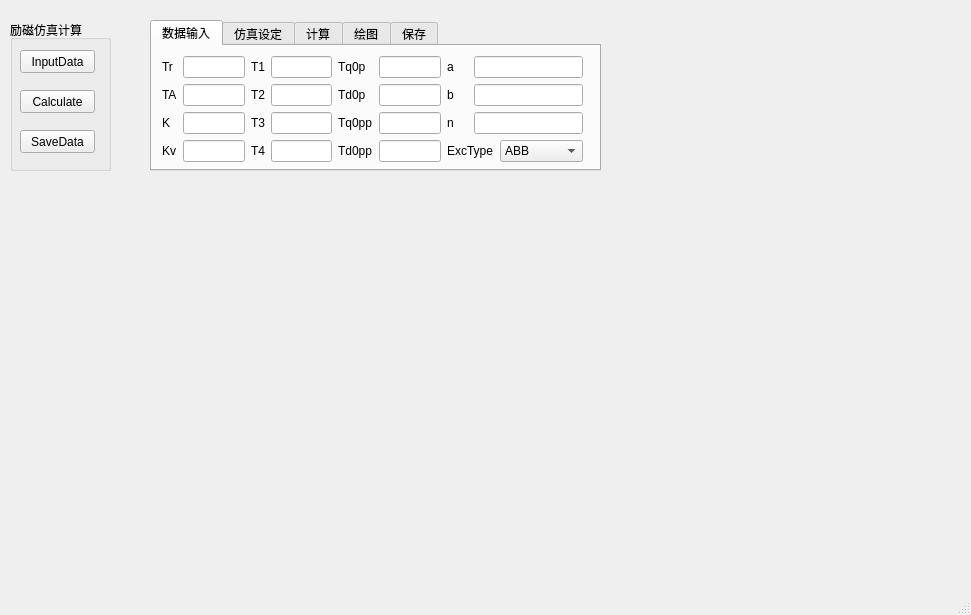
<?xml version="1.0" encoding="UTF-8"?>
<ui version="4.0">
 <class>MainWindow</class>
 <widget class="QMainWindow" name="MainWindow">
  <property name="geometry">
   <rect>
    <x>0</x>
    <y>0</y>
    <width>971</width>
    <height>615</height>
   </rect>
  </property>
  <property name="windowTitle">
   <string>MainWindow</string>
  </property>
  <widget class="QWidget" name="centralwidget">
   <widget class="QGroupBox" name="groupBox">
    <property name="geometry">
     <rect>
      <x>10</x>
      <y>20</y>
      <width>101</width>
      <height>151</height>
     </rect>
    </property>
    <property name="title">
     <string>励磁仿真计算</string>
    </property>
    <widget class="QPushButton" name="pushButton_3">
     <property name="geometry">
      <rect>
       <x>10</x>
       <y>110</y>
       <width>75</width>
       <height>23</height>
      </rect>
     </property>
     <property name="text">
      <string>SaveData</string>
     </property>
    </widget>
    <widget class="QPushButton" name="pushButton_2">
     <property name="geometry">
      <rect>
       <x>10</x>
       <y>70</y>
       <width>75</width>
       <height>23</height>
      </rect>
     </property>
     <property name="text">
      <string>Calculate</string>
     </property>
    </widget>
    <widget class="QPushButton" name="pushButton">
     <property name="geometry">
      <rect>
       <x>10</x>
       <y>30</y>
       <width>75</width>
       <height>23</height>
      </rect>
     </property>
     <property name="text">
      <string>InputData</string>
     </property>
    </widget>
   </widget>
   <widget class="QTabWidget" name="tabWidget">
    <property name="geometry">
     <rect>
      <x>150</x>
      <y>20</y>
      <width>451</width>
      <height>151</height>
     </rect>
    </property>
    <property name="currentIndex">
     <number>0</number>
    </property>
    <widget class="QWidget" name="tab">
     <attribute name="title">
      <string>数据输入</string>
     </attribute>
     <widget class="QWidget" name="layoutWidget">
      <property name="geometry">
       <rect>
        <x>10</x>
        <y>10</y>
        <width>421</width>
        <height>108</height>
       </rect>
      </property>
      <layout class="QGridLayout" name="gridLayout">
       <item row="0" column="0">
        <widget class="QLabel" name="label">
         <property name="text">
          <string>Tr</string>
         </property>
        </widget>
       </item>
       <item row="0" column="1">
        <widget class="QLineEdit" name="lineEdit"/>
       </item>
       <item row="0" column="2">
        <widget class="QLabel" name="label_7">
         <property name="text">
          <string>T1</string>
         </property>
        </widget>
       </item>
       <item row="0" column="3">
        <widget class="QLineEdit" name="lineEdit_6"/>
       </item>
       <item row="0" column="4">
        <widget class="QLabel" name="label_17">
         <property name="text">
          <string>Tq0p</string>
         </property>
        </widget>
       </item>
       <item row="0" column="5">
        <widget class="QLineEdit" name="lineEdit_19"/>
       </item>
       <item row="0" column="6">
        <widget class="QLabel" name="label_18">
         <property name="text">
          <string>a</string>
         </property>
        </widget>
       </item>
       <item row="0" column="7" colspan="2">
        <widget class="QLineEdit" name="lineEdit_20"/>
       </item>
       <item row="1" column="0">
        <widget class="QLabel" name="label_2">
         <property name="text">
          <string>TA</string>
         </property>
        </widget>
       </item>
       <item row="1" column="1">
        <widget class="QLineEdit" name="lineEdit_2"/>
       </item>
       <item row="1" column="2">
        <widget class="QLabel" name="label_6">
         <property name="text">
          <string>T2</string>
         </property>
        </widget>
       </item>
       <item row="1" column="3">
        <widget class="QLineEdit" name="lineEdit_8"/>
       </item>
       <item row="1" column="4">
        <widget class="QLabel" name="label_19">
         <property name="text">
          <string>Td0p</string>
         </property>
        </widget>
       </item>
       <item row="1" column="5">
        <widget class="QLineEdit" name="lineEdit_18"/>
       </item>
       <item row="1" column="6">
        <widget class="QLabel" name="label_20">
         <property name="text">
          <string>b</string>
         </property>
        </widget>
       </item>
       <item row="1" column="7" colspan="2">
        <widget class="QLineEdit" name="lineEdit_14"/>
       </item>
       <item row="2" column="0">
        <widget class="QLabel" name="label_3">
         <property name="text">
          <string>K</string>
         </property>
        </widget>
       </item>
       <item row="2" column="1">
        <widget class="QLineEdit" name="lineEdit_3"/>
       </item>
       <item row="2" column="2">
        <widget class="QLabel" name="label_5">
         <property name="text">
          <string>T3</string>
         </property>
        </widget>
       </item>
       <item row="2" column="3">
        <widget class="QLineEdit" name="lineEdit_7"/>
       </item>
       <item row="2" column="4">
        <widget class="QLabel" name="label_10">
         <property name="text">
          <string>Tq0pp</string>
         </property>
        </widget>
       </item>
       <item row="2" column="5">
        <widget class="QLineEdit" name="lineEdit_16"/>
       </item>
       <item row="2" column="6">
        <widget class="QLabel" name="label_15">
         <property name="text">
          <string>n</string>
         </property>
        </widget>
       </item>
       <item row="2" column="7" colspan="2">
        <widget class="QLineEdit" name="lineEdit_9"/>
       </item>
       <item row="3" column="0">
        <widget class="QLabel" name="label_4">
         <property name="text">
          <string>Kv</string>
         </property>
        </widget>
       </item>
       <item row="3" column="1">
        <widget class="QLineEdit" name="lineEdit_4"/>
       </item>
       <item row="3" column="2">
        <widget class="QLabel" name="label_8">
         <property name="text">
          <string>T4</string>
         </property>
        </widget>
       </item>
       <item row="3" column="3">
        <widget class="QLineEdit" name="lineEdit_5"/>
       </item>
       <item row="3" column="4">
        <widget class="QLabel" name="label_9">
         <property name="text">
          <string>Td0pp</string>
         </property>
        </widget>
       </item>
       <item row="3" column="5">
        <widget class="QLineEdit" name="lineEdit_13"/>
       </item>
       <item row="3" column="6" colspan="2">
        <widget class="QLabel" name="label_12">
         <property name="text">
          <string>ExcType</string>
         </property>
        </widget>
       </item>
       <item row="3" column="8">
        <widget class="QComboBox" name="comboBox">
         <item>
          <property name="text">
           <string>ABB</string>
          </property>
         </item>
         <item>
          <property name="text">
           <string>EXC9000</string>
          </property>
         </item>
         <item>
          <property name="text">
           <string>NES5000</string>
          </property>
         </item>
        </widget>
       </item>
      </layout>
     </widget>
    </widget>
    <widget class="QWidget" name="tab_2">
     <attribute name="title">
      <string>仿真设定</string>
     </attribute>
     <widget class="QWidget" name="layoutWidget">
      <property name="geometry">
       <rect>
        <x>10</x>
        <y>20</y>
        <width>271</width>
        <height>81</height>
       </rect>
      </property>
      <layout class="QGridLayout" name="gridLayout_2">
       <item row="0" column="0">
        <widget class="QLabel" name="label_11">
         <property name="text">
          <string>ΔU</string>
         </property>
        </widget>
       </item>
       <item row="0" column="1">
        <widget class="QLineEdit" name="lineEdit_52"/>
       </item>
       <item row="0" column="2">
        <widget class="QLabel" name="label_21">
         <property name="text">
          <string>Tstart</string>
         </property>
        </widget>
       </item>
       <item row="0" column="3">
        <widget class="QLineEdit" name="lineEdit_51"/>
       </item>
       <item row="1" column="0">
        <widget class="QLabel" name="label_25">
         <property name="text">
          <string>Stepdt</string>
         </property>
        </widget>
       </item>
       <item row="1" column="1">
        <widget class="QLineEdit" name="lineEdit_22"/>
       </item>
       <item row="1" column="2">
        <widget class="QLabel" name="label_24">
         <property name="text">
          <string>Tstop</string>
         </property>
        </widget>
       </item>
       <item row="1" column="3">
        <widget class="QLineEdit" name="lineEdit_21"/>
       </item>
       <item row="2" column="0">
        <widget class="QLabel" name="label_14">
         <property name="text">
          <string>InitUt</string>
         </property>
        </widget>
       </item>
       <item row="2" column="1">
        <widget class="QLineEdit" name="lineEdit_25"/>
       </item>
       <item row="2" column="2">
        <widget class="QLabel" name="label_22">
         <property name="text">
          <string>StepDelay</string>
         </property>
        </widget>
       </item>
       <item row="2" column="3">
        <widget class="QLineEdit" name="lineEdit_24"/>
       </item>
      </layout>
     </widget>
    </widget>
    <widget class="QWidget" name="tab_3">
     <attribute name="title">
      <string>计算</string>
     </attribute>
    </widget>
    <widget class="QWidget" name="tab_4">
     <attribute name="title">
      <string>绘图</string>
     </attribute>
    </widget>
    <widget class="QWidget" name="tab_5">
     <attribute name="title">
      <string>保存</string>
     </attribute>
    </widget>
   </widget>
  </widget>
  <widget class="QMenuBar" name="menubar">
   <property name="geometry">
    <rect>
     <x>0</x>
     <y>0</y>
     <width>971</width>
     <height>18</height>
    </rect>
   </property>
  </widget>
  <widget class="QStatusBar" name="statusbar"/>
 </widget>
 <resources/>
 <connections/>
</ui>
